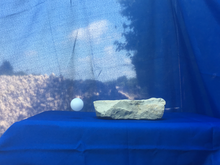
%> input picture S3codes_Oct2011/img0001_2.png, 220 x 165 px, shrunk from 1024 x 768 before the run
$ octave --eval "result = s3_map(rgb2gray(imread('img0001_2.png')));"   (GNU Octave 9; MATLAB toolbox functions it lacks are replaced by stand-ins)
%> lines starting %> are read from the running program, lines starting %| are printed output that depends on the picture
### S3codes_Oct2011/disp_progress.m

function disp_progress(p, p_max)

persistent p_last;
if (nargin == 0)
  p_last = [];
  fprintf(1, '%s\n', '');
  return;
end

p_done = p / p_max * 100;
p_done = round(p_done / 10) * 10;

%[p_done p_last]

if (p_done == p_last)
  return;
end

if (~isempty(p_last))
%  fprintf(1, '%d\n', p_last);
  fprintf(1, '%s\b\b\b\b\b\b\b\b\b\b\b\b\b\b\b\b\b', '');
%  return;
end
p_last = p_done;

switch (p_done)
  case 0
    fprintf(1, '%s', '[          ] 0%  ');
  case 10
    fprintf(1, '%s', '[|         ] 10% ');
  case 20
    fprintf(1, '%s', '[||        ] 20% ');
  case 30
    fprintf(1, '%s', '[|||       ] 30% ');
  case 40
    fprintf(1, '%s', '[||||      ] 40% ');
  case 50
    fprintf(1, '%s', '[|||||     ] 50% ');
  case 60
    fprintf(1, '%s', '[||||||    ] 60% ');
  case 70
    fprintf(1, '%s', '[|||||||   ] 70% ');
  case 80
    fprintf(1, '%s', '[||||||||  ] 80% ');
  case 90
    fprintf(1, '%s', '[||||||||| ] 90% ');
  case 100
    fprintf(1, '%s', '[||||||||||] 100% ');
end
drawnow;

### S3codes_Oct2011/s3_map.m
function [s_map1 s_map2 s3] = s3_map(img, show_res)
% Input: img is a gray scale image, in double type, range from 0 - 255.
% You have to convert to gray scale if your image
% is color. You also have to cast img to double in order to run this code.
% i.e., double(rgb2gray(img))
% Parameter show_res = 1 to show results
% Output:
% s_map1: The sharpness map measure based on spectral slope
% s_map2: The sharpness map measure based on total variation (spatial)
% s3: the final sharpness map (combination of s_map1 and s_map2)
if nargin < 2
  show_res = 0;
end

% ----------------------------------------------------------------------
% blr_map1
s_map1 = spectral_map(img, 16);

%-----------------------------------------------------------------------
% blr_map2
s_map21 = spatial_map(img, 8); % Spatial map, blocks start from (1,1)
s_map22 = spatial_map(img, 4); % Spatial map, blocks start from (5,5)
s_map2 = max(s_map21, s_map22);

%-----------------------------------------------------------------------
% combine
s_map1(s_map1 < -99) = 0;
s_map2(s_map2 < -99) = 0;

alpha = 0.5;
s3 = (s_map1.^alpha) .* ((s_map2).^(1-alpha));
if show_res
  figure; imshow(s_map1);
  figure; imshow(s_map2);
  figure; imshow(img/255);
  figure; imshow(s3);
end
end %function

%% Spectral Sharpness, slope of power spectrum
function res = spectral_map(img, pad_len)
%> called with pad_len = 16
blk_size = 32; %big block size for more coefficients of the power spectrum
d_blk = blk_size/4; % Distance b/w blocks

pad_L = fliplr(img(:, 1:pad_len)); % Take 16 columns on the left of the
                                    % original image to pad to the left
pad_R = fliplr(img(:, end-pad_len:end));%Take 16 columns on the right of the
                                        % original image to pad to the
                                        % right
img = [pad_L img pad_R]; %Pad left and right
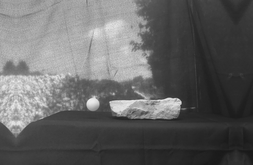
%> img: size 165x253 uint8; min 25, max 239, mean 99.9

pad_T = flipud(img(1:pad_len, :)); %Similarly, pad top and bottom
pad_B = flipud(img(end-pad_len:end, :));
img = [pad_T; img; pad_B];
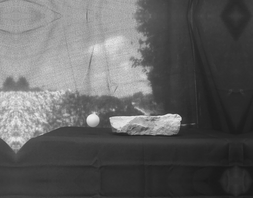
%> img: size 198x253 uint8; min 25, max 239, mean 96.8

num_rows = size(img, 1);
%> num_rows = 198
num_cols = size(img, 2);
%> num_cols = 253
res = zeros(num_rows, num_cols) - 100;
contrast_thresold = 0;

disp_progress; % Just to show progress
for r = blk_size/2+1:d_blk:num_rows-blk_size/2 % Just start from inside blocks
                                                % of the padded image
  disp_progress(r, num_rows);
  for c = blk_size/2+1:d_blk:num_cols-blk_size/2
    gry_blk = img(...
      r-blk_size/2:r+blk_size/2-1,...
      c-blk_size/2:c+blk_size/2-1 ...
      );
    contrastMap = contrast_map_overlap(gry_blk);
    if(max(contrastMap(:))> contrast_thresold) % Avoid the case when contrast = 0
      val = blk_amp_spec_slope_eo_toy(gry_blk); % Val(1) will be the slope of
                                                % power spectrum of the block
      val(1) = 1 - 1 ./ (1 + exp(-3*(val(1) - 2))); %Input to a sigmoid function
      %if(max(gry_blk(:))==min(gry_blk(:))) % Black block
       % val_1 = 0;
      %else
        val_1 = val(1);
      %end
    else
        val_1 = 0;
    end
    res(...
      r-d_blk/2:r+d_blk/2-1,...
      c-d_blk/2:c+d_blk/2-1 ...
      ) = val_1;
  end
end
% Remove padded parts
res = res(pad_len+1:end-pad_len-1, pad_len+1:end-pad_len-1);
end % function

%% ---Spatial Sharpness, local total variation
% [54 lines left out: function spatial_map, not called in this run]
%> (the run ends here)
